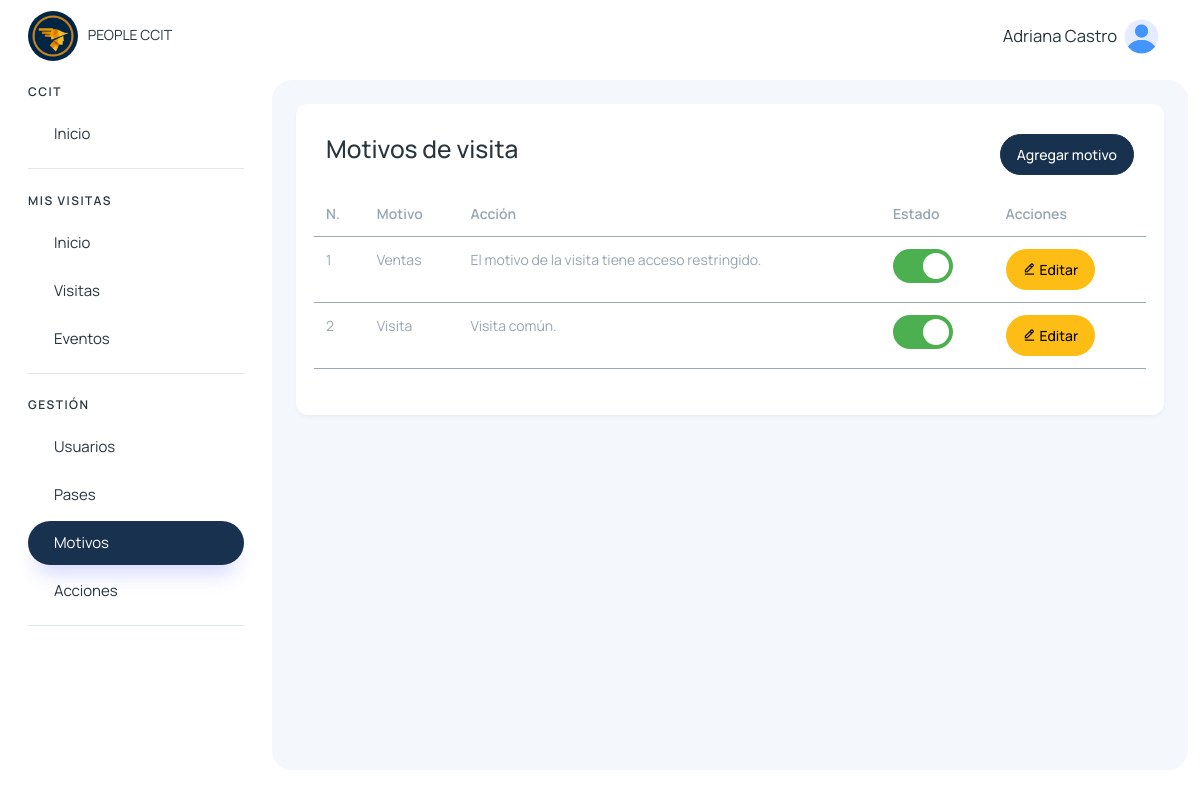
Page /motivos/ (signed in) on the committed database.
### visitantes/models.py (models this page shows, shortened)
class MotivoVisita(models.Model):
    descripcion = models.CharField(max_length=255, unique=True)
    estado = models.CharField(max_length=50, choices=[('activo', 'Activo'), ('inactivo', 'Inactivo')])
    accion = models.TextField()
    created_at = models.DateTimeField(auto_now_add=True)
    updated_at = models.DateTimeField(auto_now=True)

### visitantes/views.py (the view)
# urls.py: path('motivos/', views.motivos, name='motivos'),
@login_required
def motivos(request):
    motivos = MotivoVisita.objects.all()
    return render(request, 'parametros/parametros.html', {
        'motivos': motivos
    })

### usuarios/templatetags/menu_tags.py (called while the page is built)
@register.simple_tag(takes_context=True)
def active(context, *url_names):
    request = context.get('request')
    if not request:
        return ''
    current_url = request.resolver_match.url_name
    if current_url in url_names:
        return 'active'
    return ''

### visitantes/context_processors.py (called while the page is built)
def grupos_usuario(request):
    if request.user.is_authenticated:
        grupos = request.user.groups.all()
        usuarios = User.objects.filter(is_active=True)  # Solo usuarios activos
    else:
        grupos = []
        usuarios = []
    return {
        'user_grupos': grupos,
        'users': usuarios,
    }

### templates/parametros/parametros.html (shortened to what this page needs)
{% extends 'layout/layout.html' %}
{% block content %}
{% load static %}
<div class="row">
    <div class="mb-3">
        <div class="row" data-aos="zoom-in">
            <div class="col-6">
                <h3>Motivos de visita</h3>
            </div>
            <div class="col-6 d-flex justify-content-end">
                <button type="button" class="btn btn-primary col-auto" data-bs-toggle="modal" data-bs-target="#agregarMotivo">
                    Agregar motivo
                </button>
            </div>
        </div>
    </div>
    <table class="table table-hover table-sm" data-aos="zoom-in">
        <thead>
            <tr>
                <th>N.</th>
                <th>Motivo</th>
                <th>Acción</th>
                <th>Estado</th>
                <th>Acciones</th>
            </tr>
        </thead>
        <tbody>
            {% for motivo in motivos %}
            <tr>
                <td>{{ forloop.counter }}</td>
                <td>{{ motivo.descripcion }}</td>
                <td>{{ motivo.accion }}</td>
                <td>
                    <label class="ios-switch">
                        <span class="slider"></span>
                    </label>
                </td>
                <td>
                    <a href="{% url 'editar_motivo' motivo.id %}" class="btn btn-warning" data-bs-toggle="modal" data-bs-target="#editarMotivo{{motivo.id}}"><i class='bx bx-edit-alt'></i> Editar</a>
                </td>
            </tr>
            {% empty %}
                <tr>
                    <td colspan="5" class="text-center">No hay motivos registrados.</td>
                </tr>
            {% endfor %}
        </tbody>
    </table>
</div>
{% endblock %}

### templates/layout/layout.html (shortened to what this page needs)
{% load static %}
{% load menu_tags %}
<!DOCTYPE html>
<html lang="en">
<head>
    <link href='https://unpkg.com/boxicons@2.1.4/css/boxicons.min.css' rel='stylesheet'>
    <link href="https://unpkg.com/aos@2.3.1/dist/aos.css" rel="stylesheet">
    <link rel="stylesheet" href="https://cdn.jsdelivr.net/npm/sweetalert2@11.4.4/dist/sweetalert2.min.css">
    <link rel="stylesheet" href="{% static '/assets/css/styles.min.css' %}" />
</head>
<body>
  <div class="page-wrapper" id="main-wrapper" data-layout="vertical" data-navbarbg="skin6" data-sidebartype="full"
  data-sidebar-position="fixed" data-header-position="fixed">
    <aside class="left-sidebar">
        <div>
            <div class="brand-logo d-flex align-items-center justify-content-between">
                <a href="{% url 'home' %}" class="text-nowrap logo-img">
                    <img class="rounded-circle" width="50" src="{% static '/img/logo.png' %}" alt="logo" style="margin-right: 7px" />
                    PEOPLE CCIT
                </a>
            </div>
            <nav class="sidebar-nav scroll-sidebar" data-simplebar="">
                <ul id="sidebarnav">
                    <li class="nav-small-cap">
                        <span class="hide-menu">CCIT</span>
                    </li>
                    <li class="sidebar-item">
                        <a class="sidebar-link" href="{% url 'home' %}" aria-expanded="false">
                            <span class="hide-menu">Inicio</span>
                        </a>
                    </li>
                    {% for grupo in user_grupos %}
                        {% if grupo.name == "visitas_colaborador_group" or grupo.name == 'visitas_it_group' or grupo.name == "super_admin" %}
                            <li class="nav-small-cap">
                                <span class="hide-menu">MIS VISITAS</span>
                            </li>
                            <li class="sidebar-item">
                                <a class="sidebar-link {% active 'colaboradores_home' 'buscar_inicio_colaborador' %}" href="{% url 'colaboradores_home' %}" aria-expanded="false">
                                    <span class="hide-menu">Inicio</span>
                                </a>
                            </li>
                            <li class="sidebar-item">
                                <a class="sidebar-link {% active 'visitas_colaborador' 'buscar_visitas_colaborador' 'colaboradores-nueva-visita' 'salida_mea_visita' 'detalle_visita_agendada' 'detalle_visita_dentro' 'nueva-visita-agendada' 'editar_visita_agendada' %}" href="{% url 'visitas_colaborador' %}" aria-expanded="false">
                                    <span class="hide-menu">Visitas</span>
                                </a>
                            </li>
                            <li class="sidebar-item">
                                <a class="sidebar-link {% active 'eventos_capacitaciones_colaborador' 'buscar_eventos_colaborador' 'nuevo_evento' 'actualizar_participante' 'detalles_evento_visitas' 'detalles_evento' %}" href="{% url 'eventos_capacitaciones_colaborador' %}" aria-expanded="false">
                                    <span class="hide-menu">Eventos</span>
                                </a>
                            </li>
                        {% endif %}
                    {% endfor %}
                    {% for grupo in user_grupos %}
                        {% if grupo.name == "visitas_it_group" or grupo.name == "super_admin" %}
                            <li class="nav-small-cap">
                                <span class="hide-menu">GESTIÓN</span>
                            </li>
                            <li class="sidebar-item">
                                <a class="sidebar-link {% active 'user_list' 'buscar_user' 'edit_user' 'delete_user' 'reset_user_password' 'create_user' 'cambiar_estado_usuario' 'reset_password' 'change_password_reset' %}" href="{% url 'user_list' %}" aria-expanded="false">
                                    <span class="hide-menu">Usuarios</span>
                                </a>
                            </li>
                            <li class="sidebar-item">
                                <a class="sidebar-link {% active 'pases' 'buscar_pase' 'crear_pase' 'editar_pase' %}" href="{% url 'pases' %}" aria-expanded="false">
                                    <span class="hide-menu">Pases</span>
                                </a>
                            </li>
                            <li class="sidebar-item">
                                <a class="sidebar-link {% active 'motivos' %}" href="{% url 'motivos' %}" aria-expanded="false">
                                    <span class="hide-menu">Motivos</span>
                                </a>
                            </li>
                            <li class="sidebar-item">
                                <a class="sidebar-link {% active 'acciones' %}" href="{% url 'acciones' %}" aria-expanded="false">
                                    <span class="hide-menu">Acciones</span>
                                </a>
                            </li>
                        {% endif %}
                    {% endfor %}
                </ul>
            </nav>
        </div>
    </aside>
  <div class="body-wrapper">
    <header class="app-header">
        <nav class="navbar navbar-expand-lg navbar-light">
            <div class="navbar-collapse justify-content-end px-0" id="navbarNav">
                <ul class="navbar-nav flex-row ms-auto align-items-center justify-content-end">
                    <li class="nav-item dropdown">
                        <a class="nav-link " href="javascript:void(0)" id="drop2" data-bs-toggle="dropdown"
                            aria-expanded="false">
                            <small style="font-size: smaller; margin-right: 7px;">
                                {{request.user.first_name}} {{request.user.last_name}}
                            </small>
                            <img src="{% static '/img/home/user.png' %}" alt="" width="35" height="35" class="rounded-circle">
                        </a>
                    </li>
                </ul>
            </div>
        </nav>
    </header>
            <div class="body-wrapper-inner">
                <div class="container-fluid">
                    <div class="card">
                        <div class="card-body">
                            {% block content %} {% endblock %}
                        </div>
                    </div>
                </div>
            </div>
        </div>
    </div>
</body>
</html>

### templates/layout/layout.html (style rules this page uses)
tr { border-color: #18314f6b; }
.btn { border-radius: 25px; }
.sidebar-nav ul .sidebar-item.selected>.sidebar-link.active, .sidebar-nav ul .sidebar-item.selected>.sidebar-link, .sidebar-nav ul .sidebar-item>.sidebar-link.active { border-radius: 25px; }
.body-wrapper .container-fluid { max-width: 1500px; }

### templates/parametros/parametros.html (style rules this page uses)
.ios-switch { position: relative; display: inline-block; width: 60px; height: 34px; }
.ios-switch .slider { position: absolute; cursor: pointer; top: 0; left: 0; right: 0; bottom: 0; background-color: #ccc; transition: 0.4s; border-radius: 34px; }
.ios-switch .slider:before { position: absolute; content: ""; height: 26px; width: 26px; border-radius: 50%; left: 4px; bottom: 4px; background-color: white; transition: 0.4s; }
.ios-switch input:checked + .slider { background-color: #4CAF50; }
.ios-switch input:checked + .slider:before { transform: translateX(26px); }

### rows in the picture
MotivoVisita: descripcion "Ventas", accion "El motivo de la visita tiene acceso restringido."
MotivoVisita: descripcion "Visita", accion "Visita común."

### other values in the picture
{{ request.user.first_name }} "Adriana"
{{ request.user.last_name }} "Castro"
